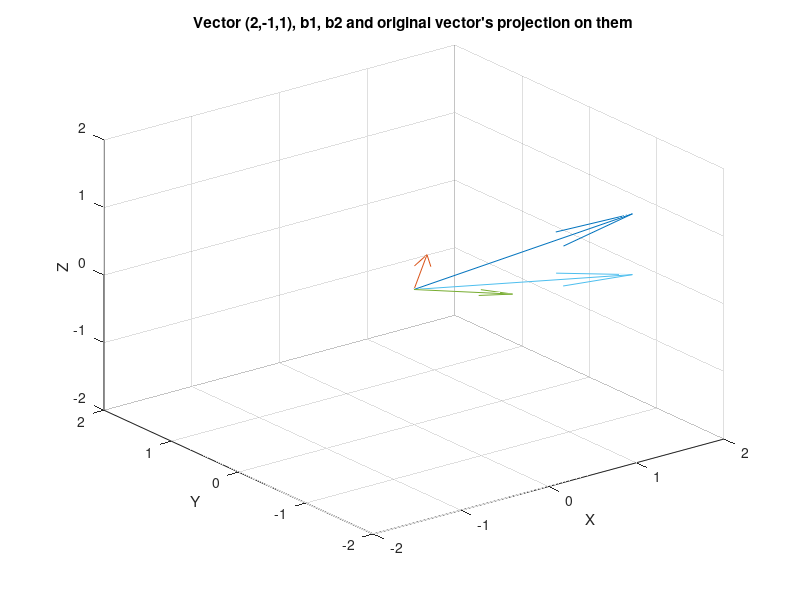

MATLAB code for this plot:
%q3 - Rotation

figure; %Launch figure window

x = 0; y = 0; z = 0; % Specify origin points x,y,z
u = 2; v = -1; w = 1; % Specify direction points u,v,w

quiver3(x,y,z,u,v,w); % Show 3D arrows in figure
xlim([-2,2]); ylim([-2,2]); zlim([-2,2]);
title("Vector (2,-1,1) on x-y-z space");
xlabel("X");
ylabel("Y");
zlabel("Z");
hold all;  %This keeps all previous plots in the current figure when adding 
           %new data. It also uses different colors each time we add data 
           %to the figure.

% Rotation matrices

theta = 45; % Degrees
theta = theta / 180 * pi; %Convert to radians

Rz = [cos(theta),sin(theta),0   ;... %Row 1
      -sin(theta),cos(theta),0   ;... %Row 2
      0         ,0         ,1   ];   %Row 3

%% Write your code in this block

% u, v, w vector
vec = [ u; v; w ];

% Projection matrix for X axis
P = [ 1, 0, 0 ;... % Row 1
      0, 0, 0 ;... % Row 2
      0, 0, 0 ];   % Row 3

% Project our vector on X axis
vec_x_projection = P*vec;

% Rotate unit vector on X direction 45 degrees around Z axis
unit_x = [ 1, 0, 0 ]';
b1 = Rz * unit_x;
b1 = b1 / sqrt(b1(1)^2 + b1(2)^2);
quiver3(x, y, z, b1(1), b1(2), b1(3));
title("Vector (2,-1,1) and rotated (1,0,0) on x-y-z space");

% Rotote unit vector -45 degrees around Z axis
b2 = Rz' * unit_x;
b2 = b2 / sqrt(b2(1)^2 + b2(2)^2);
quiver3(x, y, z, b2(1), b2(2), b2(3));
title("Vector (2,-1,1) and two rotated versions of (1,0,0)");

% Calcualte dot-prodoct of b1 and b2
b1_cdot_b2 = dot(b1', b2');

% Find the closest projection of our uvw vector on span{b1,b2}
vec_projection_coeffs = vec' * [ b1, b2 ];
vec_projection = vec_projection_coeffs * [b1, b2]';
quiver3(x, y, z, vec_projection(1), vec_projection(2), vec_projection(3));
title("Vector (2,-1,1), b1, b2 and original vector's projection on them");